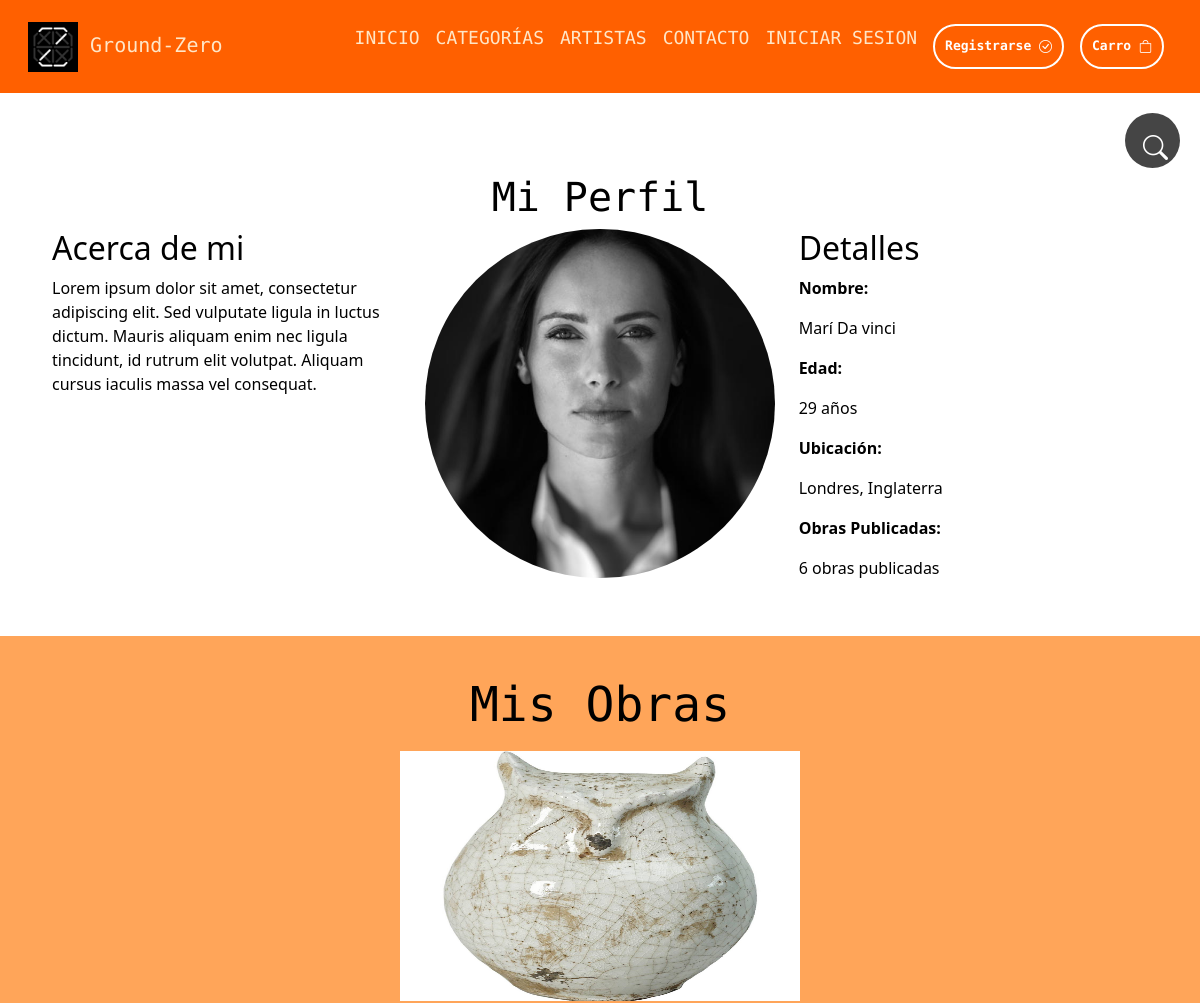
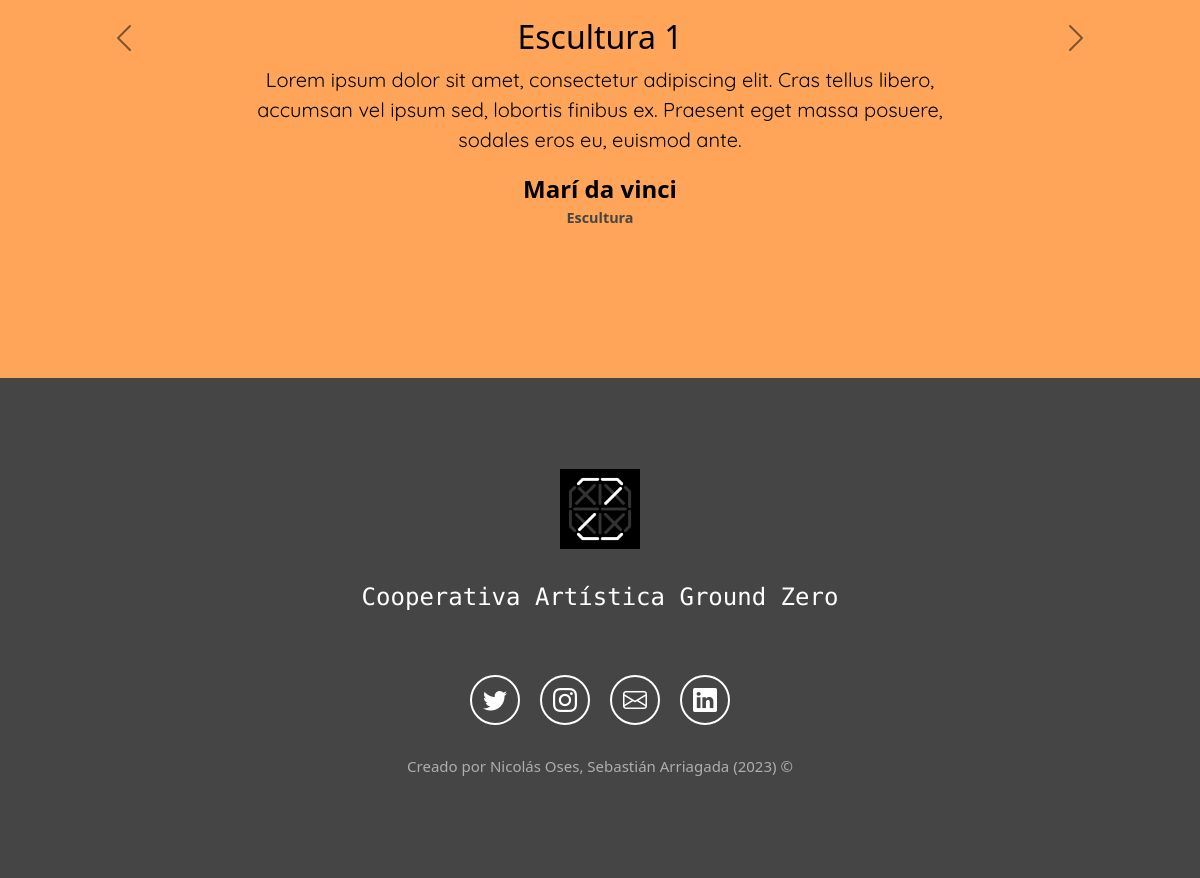
/mari/, run on the app's committed database (2 pictures, top to bottom).
### aplicacion/models.py (models this page shows, shortened)
class Artista(models.Model):
  rut              = models.CharField(primary_key=True, max_length=10)
  nombre           = models.CharField(max_length=20)
  apellido_paterno = models.CharField(max_length=20)
  apellido_materno = models.CharField(max_length=20)
  fecha_nacimiento = models.DateField(blank=False, null=False)
  telefono         = models.CharField(max_length=20)
  email            = models.EmailField(unique=True, max_length=80, blank=True, null=True)
  direccion        = models.CharField(max_length=80, blank=True, null=True)
  activo           = models.BooleanField()
  def __str__(self):
    return str(self.nombre)+" "+str(self.apellido_paterno)

class Obra(models.Model):
    titulo            = models.CharField(max_length=50)
    precio            = models.IntegerField()
    descripcion       = models.TextField()
    fecha_publicacion = models.DateField()
    imagen            = models.ImageField(upload_to="productos", null = True)
    url               = models.CharField(max_length=50, blank=True, null= True)
    categoria         = models.ForeignKey(Categoria, on_delete = models.PROTECT)
    artista           = models.ForeignKey(Artista, on_delete = models.PROTECT)

class Categoria(models.Model):
    nombre = models.CharField(max_length=50)
    def __str__(self):
        return self.nombre

### aplicacion/views.py (the view)
# urls.py: path('mari/', views.mari, name='mari'),
def mari(request):
    obras = Obra.objects.raw("SELECT * FROM aplicacion_obra WHERE artista_id = '11111111-1'")
    artista = Artista.objects.get(rut = '11111111-1')
    data = {
        'obras': obras,
        'artista': artista,
    }
    return render(request, 'app/plantillas/artistas/mari.html', data)

### aplicacion/context_processor.py (called while the page is built)
def total_carrito(request):
    total = 0
    cantidadTotal = 0
    if request.user.is_authenticated:
        if 'carrito' in request.session.keys():
            for key, value in request.session['carrito'].items():
                total += int(value['acumulado'])
                cantidadTotal += int(value['cantidad'])
    return {'total_carrito': total, 'cantidad_total': cantidadTotal}

### aplicacion/templates/app/plantillas/artistas/mari.html (shortened to what this page needs)
{% extends 'app/base.html' %}
{% load static %}
{% load humanize %}
 {% block contenido %}
  <div class="contenedor d-flex flex-row justify-content-end">
    <div class="buscador">
      <div class="btn">
        <i class="bi bi-search"></i>
      </div>
    </div>
  </div>
  <section class="usuario seccion-clara">
    <div class="container">
      <div class="row text-center">
        <div class="col-12">
          <h1 class="seccion-titulo">Mi Perfil</h1>
        </div>
      </div>
      <div class="row">
        <div class="col-12 col-md-4">
          <div class="sobre-mi">
            <h2>Acerca de mi</h2>
            <p>
              Lorem ipsum dolor sit amet, consectetur adipiscing elit.
              Sed vulputate ligula in luctus dictum.
              Mauris aliquam enim nec ligula tincidunt, id rutrum elit volutpat.
              Aliquam cursus iaculis massa vel consequat.
            </p>
          </div>
        </div>
        <div class="col-12 col-md-4">
          <div class="imagen-perfil">
            <img class="img-fluid rounded-circle" src="{% static 'app/img/artistas/artista1.jpg' %}" alt="foto perfil">
          </div>
        </div>
        <div class="col-12 col-md-4">
          <div class="detalles mb-3">
            <h2>Detalles</h2>
            <p style="font-weight: bold;">Nombre:</p>
            <p>{{ artista.nombre | capfirst }} {{ artista.apellido_paterno | capfirst }}</p>
            <p style="font-weight: bold;">Edad:</p>
            <p>29 años</p>
            <p style="font-weight: bold;">Ubicación:</p>
            <p>Londres, Inglaterra</p>
            <p style="font-weight: bold;">Obras Publicadas:</p>
            <p>6 obras publicadas</p>
          </div>
        </div>
      </div>
    </div>
  </section>
  <section class="mis-obras seccion-clara-2">
    <div class="container">
      <div class="row text-center">
        <h2 class="seccion-titulo" style="font-size: 3rem;">Mis Obras</h2>
      </div>
      <div class="row">
        <div id="productos-carrusel" class="carousel carousel-dark slide">
          <div class="carousel-inner">
            {% for p in obras %}
            <div class="carousel-item {% if forloop.first %}active{% endif %}">
                <div class="container">
                    <a href="{% url 'detalle_producto' p.id %}">
                        <img class="producto-imagen img-fluid" src="{{ p.imagen.url }}" alt="producto1">
                    </a>
                    <h2>{{ p.titulo | title }}</h2>
                    <p class="producto-texto">
                        Lorem ipsum dolor sit amet, consectetur adipiscing elit.
                        Cras tellus libero, accumsan vel ipsum sed, lobortis finibus ex.
                        Praesent eget massa posuere, sodales eros eu, euismod ante.
                    </p>
                    <div class="producto-info">
                        <p class="artista">{{ p.artista | capfirst }}</p>
                        <p class="categoria">{{ p.categoria | title }}</p>
                    </div>
                </div>
            </div>
            {% endfor %}
          </div>
          <button class="carousel-control-prev" type="button" data-bs-target="#productos-carrusel" data-bs-slide="prev">
            <span class="carousel-control-prev-icon" aria-hidden="true"></span>
          </button>
          <button class="carousel-control-next" type="button" data-bs-target="#productos-carrusel" data-bs-slide="next">
            <span class="carousel-control-next-icon" aria-hidden="true"></span>
          </button>
        </div>
      </div>
    </div>
  </section>
{% endblock %}

### aplicacion/static/app/css/style.css (style rules this page uses)
section { display: flex; flex-direction: column; align-items: center; justify-content: center; }
.contenedor { padding: 20px; }
.buscador { position: absolute; max-height: 50px; padding: 5px; }
.buscador .btn { position: absolute; top: 0; right: 0; background-color: #454545; width: 55px; height: 55px; line-height: 55px; border-radius: 50px; cursor: pointer; }
.buscador .btn i { color: white; font-size: 25px; padding: 5px 0px 10px 5px; justify-content: center; align-items: center; }
.seccion-clara { color: black; min-height: 500px; padding: 40px; }
.seccion-titulo { font-family: 'Share Tech Mono', monospace; }
.carousel-item { height: 600px; }
.carousel-item .container { width: 100%; min-height: 500px; display: flex; flex-direction: column; align-items: center; justify-content: center; }
.producto-imagen { height: 250px; width: 400px; margin: 10px 10px 20px 10px; }
.producto-texto { max-width: 70%; font-size: 20px; text-align: center; font-family: 'Quicksand', sans-serif; }
.producto-info { font-weight: bold; text-align: center; min-height: 200px; }
.producto-info p { margin-bottom: 0; }
.producto-info .artista { font-size: 1.5rem; }
.producto-info .categoria { font-size: 0.9rem; color: #454545; }
.seccion-clara-2 { color: black; background-color: #FFA559; min-height: 500px; padding: 40px; }
.bi { vertical-align: -.125em; fill: currentColor; }

### data on the page
Artista: nombre "Marí", apellido_paterno "Da vinci"
Obra: imagen (picture), titulo "Escultura 1", artista "Marí da vinci", categoria "Escultura"
